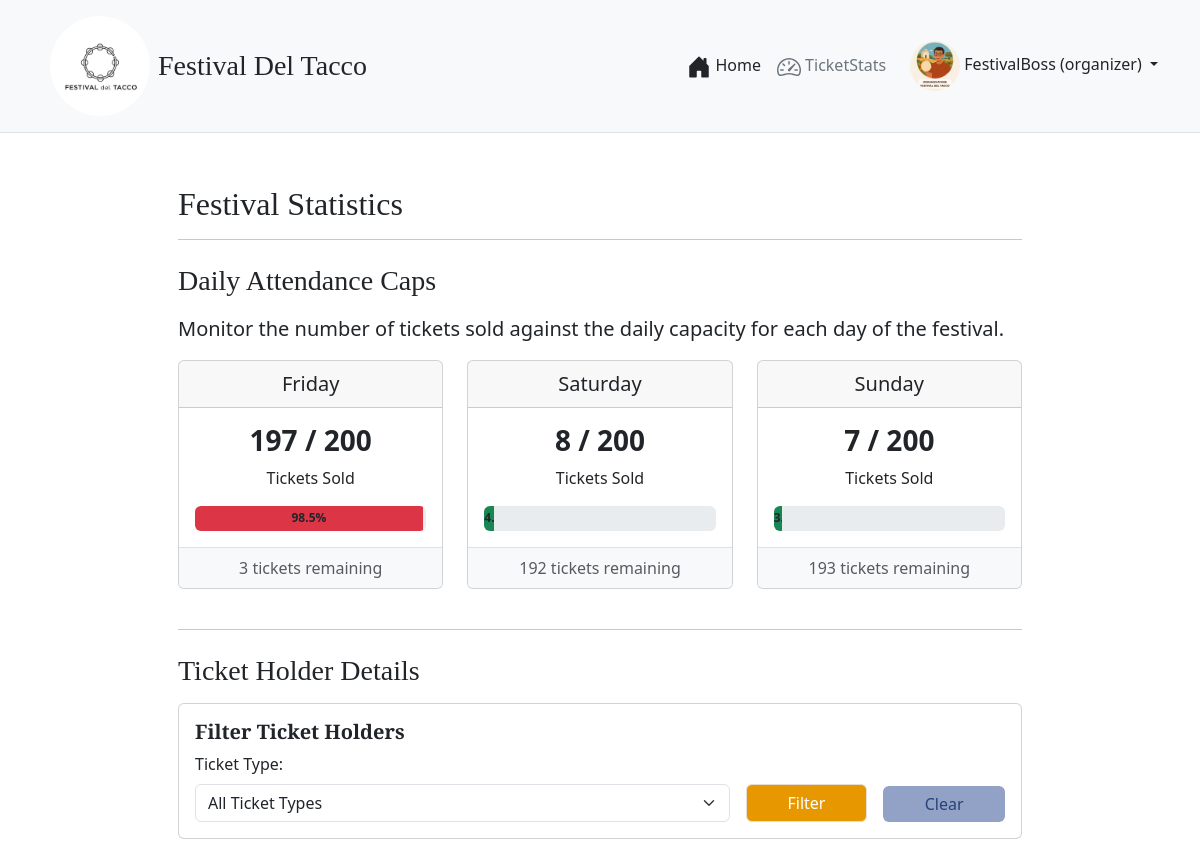
/organizer/stats (signed in, upper part), run on an earlier commit of the app's database.
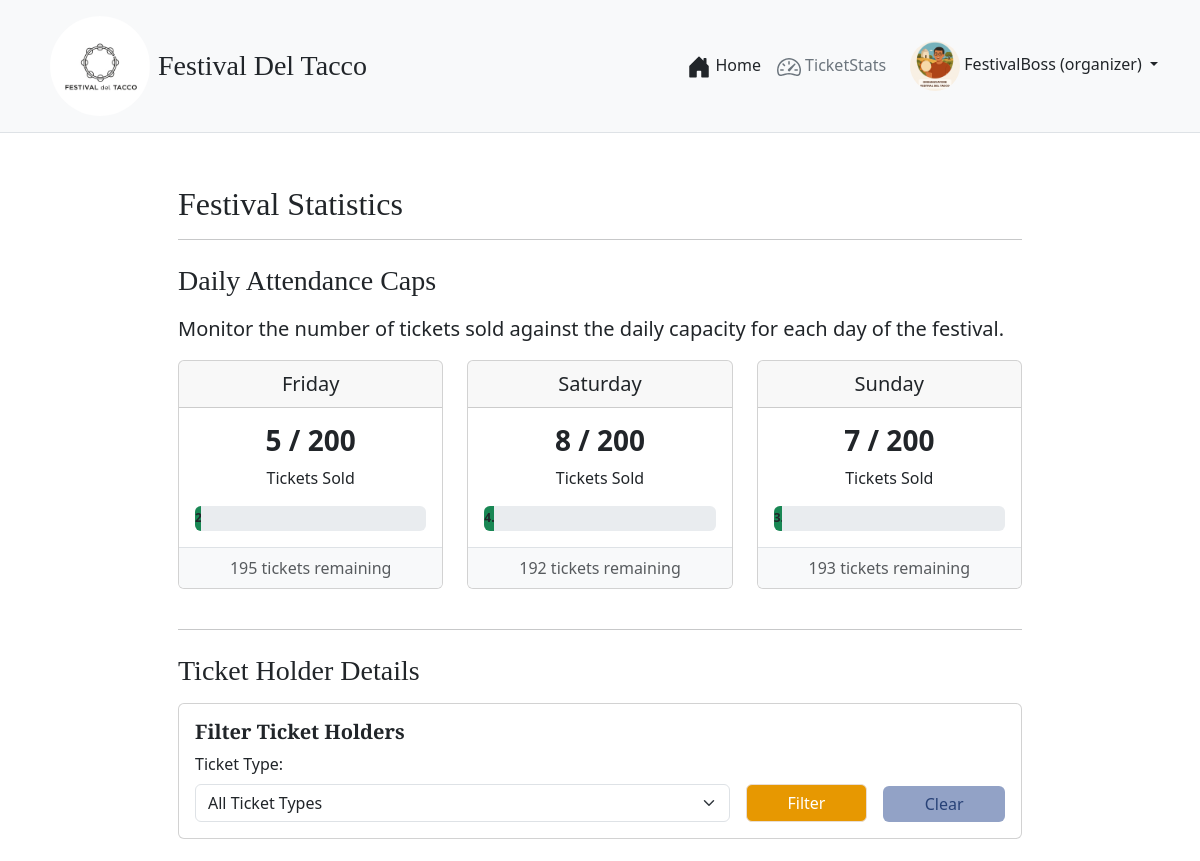
And on a later commit of the database.
### tables this page shows
CREATE TABLE UTENTI (
            id INTEGER PRIMARY KEY AUTOINCREMENT,
            email TEXT UNIQUE NOT NULL,
            nickname TEXT NOT NULL,
            password_hash TEXT NOT NULL,
            role TEXT NOT NULL CHECK(role IN ('participant', 'organizer'))
        );

CREATE TABLE PRESENZE_GIORNALIERE (
            id INTEGER PRIMARY KEY AUTOINCREMENT,
            festival_day TEXT NOT NULL UNIQUE, -- "Friday", "Saturday", "Sunday"
            tickets_sold INTEGER NOT NULL DEFAULT 0
        );

### app.py (the view)
@app.route('/organizer/stats')
@login_required
def organizer_stats():
    if current_user.role != 'organizer':
        abort(404)
    ticket_type_filter_value = request.args.get('ticket_type_filter')
    attendance_data = db.get_all_daily_attendance()
    all_tickets_details = db.get_all_ticket_details(ticket_type_filter=ticket_type_filter_value)
    processed_tickets = []
    for ticket in all_tickets_details:
        ticket_dict = dict(ticket) # Converte sqlite3.Row in un dizionario
        ticket_dict['valid_days_list'] = ticket_dict['valid_days'].split(',')
        ticket_dict['ticket_type_name'] = Config.TICKET_TYPES.get(ticket_dict['ticket_type'], {}).get('name', ticket_dict['ticket_type'])
        processed_tickets.append(ticket_dict)
    return render_template(
        'organizer_stats.html',
        attendance_data=attendance_data,
        max_attendees=Config.MAX_DAILY_ATTENDEES,
        tickets_details=processed_tickets, # Passa i dettagli dei biglietti al template
        selected_ticket_type=ticket_type_filter_value # Per ripopolare il filtro
        )

### app.py (called while the page is built)
@login_manager.user_loader
def load_user(user_id):
    user_data = db.get_user_by_id(int(user_id))
    if user_data:
        return User(id=user_data['id'], email=user_data['email'], nickname=user_data['nickname'], role=user_data['role'])
    return None

@app.context_processor
def inject_global_vars(): # prendo le variabli globali da festival_config.py, comuni a tutti i template
    user_has_ticket = False
    if current_user.is_authenticated and current_user.role == 'participant':
        if db.get_ticket_by_user_id(current_user.id):
            user_has_ticket = True
    return dict(
        FESTIVAL_DAYS=Config.FESTIVAL_DAYS,
        FESTIVAL_STAGES=Config.FESTIVAL_STAGES,
        TICKET_TYPES_CONFIG=Config.TICKET_TYPES,
        now=datetime.now().year,
        g_user_has_ticket=user_has_ticket
    )

### festival_dao.py (called while the page is built)
def get_db_connection():
    conn = sqlite3.connect(DATABASE_NAME)
    conn.row_factory = sqlite3.Row # Access columns by name
    return conn

def get_user_by_id(user_id):
    conn = get_db_connection()
    user = conn.execute("SELECT * FROM UTENTI WHERE id = ?", (user_id,)).fetchone()
    conn.close()
    return user

def get_all_daily_attendance():
    conn = get_db_connection()
    attendance_data = conn.execute("SELECT festival_day, tickets_sold FROM PRESENZE_GIORNALIERE ORDER BY CASE festival_day WHEN 'Friday' THEN 1 WHEN 'Saturday' THEN 2 WHEN 'Sunday' THEN 3 ELSE 4 END").fetchall()
    conn.close()
    return attendance_data

### templates/organizer_stats.html (shortened to what this page needs)
{% extends "base_festival.html" %}
{% block content %}
<div class="container mt-4">
    <h2 style="font-family: 'Playfair Display', serif;">Festival Statistics</h2>
    <hr>
    <h3 style="font-family: 'Playfair Display', serif;" class="mt-4 mb-3">Daily Attendance Caps</h3>
    <p class="lead">Monitor the number of tickets sold against the daily capacity for each day of the festival.</p>
    {% if attendance_data %}
    <div class="row">
        {% for day_data in attendance_data %}
        <div class="col-md-4 mb-3">
            <div class="card text-center">
                <div class="card-header fs-5">
                    {{ day_data.festival_day }}
                </div>
                <div class="card-body">
                    <h3 class="card-title">{{ day_data.tickets_sold }} / {{ max_attendees }}</h3>
                    <p class="card-text">Tickets Sold</p>
                    <div class="progress" style="height: 25px;">
                        {% set percentage = (day_data.tickets_sold / max_attendees * 100) | round(1) if max_attendees >
                        0 else 0 %}
                        <div class="progress-bar {% if percentage >= 90 %}bg-danger{% elif percentage >= 70 %}bg-warning{% else %}bg-success{% endif %}"
                            role="progressbar" style="width: {{percentage}}%;"
                            aria-valuenow="{{ day_data.tickets_sold }}" aria-valuemin="0"
                            aria-valuemax="{{ max_attendees }}">
                            {{ percentage }}%
                        </div>
                    </div>
                </div>
                <div class="card-footer text-muted">
                    {% if day_data.tickets_sold >= max_attendees %}
                    <span class="text-danger fw-bold">SOLD OUT!</span>
                    {% else %}
                    {{ max_attendees - day_data.tickets_sold }} tickets remaining
                    {% endif %}
                </div>
            </div>
        </div>
        {% endfor %}
    </div>
    {% else %}
    <p>No attendance data available yet.</p>
    {% endif %}
    <hr class="my-4">
    <h3 style="font-family: 'Playfair Display', serif;" class="mt-4 mb-3">Ticket Holder Details</h3>
    <div class="card mb-4">
        <div class="card-body">
            <h5 class="card-title" style="font-family: 'Playfair Display', serif;">Filter Ticket Holders</h5>
            <form method="GET" action="{{ url_for('organizer_stats') }}">
                <div class="row g-3 align-items-end">
                    <div class="col-md-8">
                        <label for="ticket_type_filter" class="form-label">Ticket Type:</label>
                        <select name="ticket_type_filter" id="ticket_type_filter" class="form-select">
                            <option value="">All Ticket Types</option>
                        </select>
                    </div>
                    <div class="col-md-2">
                        <button type="submit" class="btn mybuttoncolors w-100">Filter</button>
                    </div>
                    <div class="col-md-2">
                        <a href="{{ url_for('organizer_stats') }}" class="btn myclearbutton w-100">Clear</a>
                    </div>
                </div>
            </form>
        </div>
    </div>
</div>
{% endblock %}

### templates/base_festival.html (shortened to what this page needs)
<!DOCTYPE html>
<html lang="it-en">
<head>
    <link href="https://cdn.jsdelivr.net/npm/bootstrap@5.3.2/dist/css/bootstrap.min.css" rel="stylesheet"
>
    <link rel="stylesheet" href="{{ url_for('static', filename='css/style_festival.css') }}">
    <link rel="stylesheet" href="https://unpkg.com/leaflet@1.9.4/dist/leaflet.css"
 />
</head>
<body>
    <nav>
        <header class="p-3 mb-3 border-bottom bg-light sticky-top">
            <div class="container">
                <div class="d-flex flex-wrap align-items-center justify-content-center justify-content-lg-start">
                    <a href="{{ url_for('home') }}"
                        class="d-flex align-items-center text-dark text-decoration-none me-lg-auto ms-2">
                        <img src="{{ url_for('static', filename='images/logo/LogoFestivalDelTacco.jpeg') }}"
                            alt="Festival del Tacco" class="img-fluid rounded-circle"
                            style="height: 100px; width: 100px; object-fit: cover;" loading="lazy">
                        <span class="fs-3 ms-2" style="font-family: 'Playfair Display', serif;">Festival Del
                            Tacco</span>
                    </a>
                    <ul class="nav col-12 col-lg-auto mb-2 justify-content-center mb-md-0">
                        <li><a href="{{ url_for('home') }}"
                                class="nav-link px-2 {% if request.endpoint == 'home' %}link-secondary{% else %}link-dark{% endif %}">
                                Home
                            </a>
                        </li>
                        {% if current_user.is_authenticated and current_user.role == 'organizer' %}
                        <li>
                            <a href="{{ url_for('organizer_stats') }}"
                                class="nav-link px-2 {% if request.endpoint == 'organizer_stats' %}link-secondary{% else %}link-dark{% endif %}">
                                TicketStats
                            </a>
                        </li>
                        {% endif %}
                    </ul>
                    <div class="ms-lg-3">
                        {% if current_user.is_authenticated %}
                        <div class="dropdown text-end">
                            <a href="#" class="d-block link-dark text-decoration-none dropdown-toggle"
                                id="dropdownUser1" data-bs-toggle="dropdown" aria-expanded="false">
                                {% if current_user.role == 'organizer' %}
                                <img src="{{ url_for('static', filename='images/logo/organizer.png') }}"
                                    alt="organizer_image" width="50" height="50" class="rounded-circle myprofileicon">
                                {% endif %}
                                {{ current_user.nickname }} ({{ current_user.role }})
                            </a>
                        </div>
                        {% else %}
                        <a href="{{ url_for('login') }}" class="btn btn-outline myloginbutton me-2">Login</a>
                        <a href="{{ url_for('register') }}" class="btn  mybuttoncolors">Sign-up</a>
                        {% endif %}
                    </div>
                </div>
            </div>
        </header>
    </nav>
    <main class="container col-lg-9 col-md-12 pt-5 pt-md-3 pt-lg-2 pt-xl-2 pt-xxl-2 order-1 mt-lg-1 ">
        {% block content %}
        {% endblock %}
    </main>
</body>
</html>

### static/css/style_festival.css (style rules this page uses)
html, body { height: 100%; margin: 0; padding: 0; display: flex; flex-direction: column; }
body { min-height: 100vh; }
.myprofileicon { z-index: 1030; }
main, main.container { flex: 1; padding: 1rem; padding-bottom: 100px; }
.card { transition: transform 0.2s ease-in-out, box-shadow 0.2s ease-in-out; }
.card-title { font-weight: bold; }
.card-footer { background-color: #f8f9fa; border-top: 1px solid #dee2e6; }
header.sticky-top { z-index: 1030; }
.progress-bar { color: #212529; font-weight: bold; }
.myeditbutton, .myclearbutton { background-color: #92a2c6; border: #3e7adb; color: #284277; }
.mybuttoncolors { background-color: #e79801; border-color: #e8ddd5; color: #ffffff }
@media (min-width: 769px) { main { padding-top: 100px; } }

What changed in the data, as far as the page shows it:
changed PRESENZE_GIORNALIERE "Friday": tickets_sold "197" → "5"; max_attendees-day_data.tickets_sold "3" → "195"; percentage "98.5" → (not shown)
